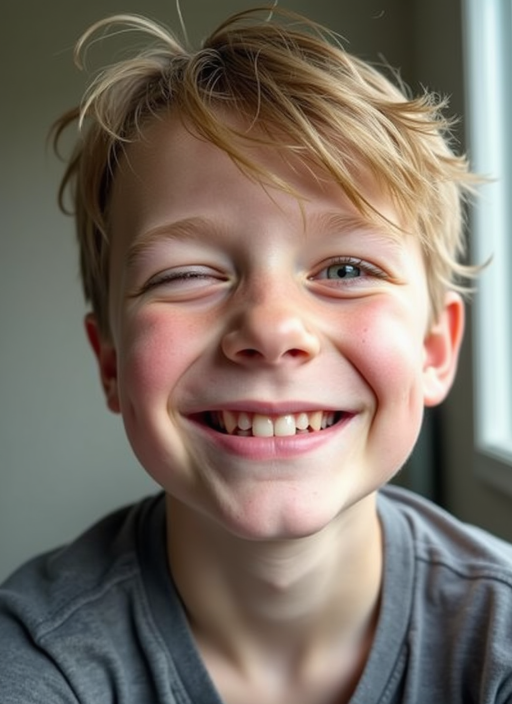
#> input picture store/appstore/faces/theo_4903.png, 1024 x 1408 px, given in place of alien_6901.png, which was not available (shown at 1/2 size)
$ python store_header.py
#> lines starting #> are read from the running program, lines starting #| are printed output that depends on the picture; after the words box and inside, x2 and y2 are one past the last pixel; in counts of white or black regions, pixels touching at a corner belong together
#!/usr/bin/env python3
"""Render the App Store "Header and Search Results" artwork for Mirror Booth.

    python3 tool/store_header.py [output folder]

  store/appstore_creative/header-3840x1646.png   product page header (21:9)
  store/appstore_creative/search-3840x2560.png   search results asset (3:2)

A wall of photo-booth prints made from the app's own pictures: the fictional
faces in store/appstore/faces/ (generate_faces.py), mirrored the way the app
mirrors, and the filtered faces in store/icon/candidates/, rendered by the
app's shaders. In the middle stand the three heroes of the first screenshot:
Lea as she is, flanked by her Left + Left and Right + Right faces.

No text, so one image serves every localization. Apple publishes the sizes,
not each device's crop: the header template marks a 1646x661 "Art Safe Area"
in the centre, so the heroes sit inside it and the wall around them may be
cut anywhere. The PNGs are RGB without alpha (Apple rejects alpha). Check the
result with Preview in App Store Connect before submitting.
"""
import math
import random
import sys
from pathlib import Path

from PIL import Image, ImageDraw, ImageFilter

ROOT = Path(__file__).resolve().parent.parent
FACES = ROOT / "store/appstore/faces"
FILTERED = ROOT / "store/icon/candidates"
OUT = Path(sys.argv[1]) if len(sys.argv) > 1 else ROOT / "store/appstore_creative"

# docs/ site palette, as in store/appstore/make_appstore_shots.py
BG_EDGE = (13, 10, 20)
BG_MID = (36, 24, 60)
BG_GLOW = (92, 56, 150)
ACCENT = (216, 180, 254)
PAPER = (250, 248, 252)

FACE_Y = 0.37  # eye line in the face files, where crops are centred
HERO = ("lea_4305.png", 0.500)  # en-US hero face and its midline

# Wall prints: (file, how). "orig" as generated, "left"/"right" mirrored from
# that half, anything else is a filtered face from FILTERED. Adults,
# characters and animals only; the two kid-looking faces stay out.
WALL = [
    ("face_bia_neon.png", "filtered"),
    ("cat_6101.png", "left"),
    ("rafa_4204.png", "right"),
    ("face_chibi_comic.png", "filtered"),
    ("kenji_7101.png", "left"),
    ("dog_6201.png", "right"),
    ("face_alien_thermal.png", "filtered"),
    ("nora_7003.png", "left"),
    ("bunny_6402.png", "orig"),
    ("ana_4102.png", "right"),
    ("face_comic_popArt.png", "filtered"),
    ("bear_6303.png", "left"),
    ("face_miko_glitch.png", "filtered"),
    ("fashiondoll_6501.png", "right"),
    ("face_cat_popArt.png", "filtered"),
    ("bia_4711.png", "left"),
    ("porcelain_6601.png", "right"),
    ("face_porcelain_oil.png", "filtered"),
    ("miko_5002.png", "orig"),
    ("rafa_4204.png", "left"),
    ("face_bunny_glow.png", "filtered"),
    ("comic_6811.png", "right"),
    ("chibi_6701.png", "left"),
    ("face_bia_mirror.png", "filtered"),
    ("alien_6901.png", "orig"),
    ("kenji_7101.png", "right"),
    ("face_cat_mirror.png", "filtered"),
    ("ana_4102.png", "left"),
    ("nora_7003.png", "right"),
]
MIDLINES = {"ana_4102.png": 0.487}  # the rest are centred

_cache = {}


def who(name):
    """The character in a file: face_cat_popArt.png and cat_6101.png -> cat."""
    return name.removeprefix("face_").split("_")[0]


def load(name):
    if name not in _cache:
        path = FACES / name if (FACES / name).exists() else FILTERED / name
        _cache[name] = Image.open(path).convert("RGB")
    return _cache[name]


def mirror(im, midline, keep_left):
    """Reflect one half of the face across its midline, as the app does."""
    cx = round(im.width * midline)
    half = min(cx, im.width - cx)
    box = (cx - half, 0, cx, im.height) if keep_left else (cx, 0, cx + half, im.height)
    part = im.crop(box)
    flipped = part.transpose(Image.FLIP_LEFT_RIGHT)
    out = Image.new("RGB", (half * 2, im.height))
    out.paste(part if keep_left else flipped, (0, 0))
    out.paste(flipped if keep_left else part, (half, 0))
    return out


def picture(name, how, midline=None):
    im = load(name)
    if how in ("left", "right"):
        im = mirror(im, midline or MIDLINES.get(name, 0.5), how == "left")
    return im


def cover(im, size, focus_y, zoom=1.0):
    """Scale to fill [size] (times [zoom]), eye line a little above the centre."""
    tw, th = size
    scale = max(tw / im.width, th / im.height) * zoom
    w, h = round(im.width * scale), round(im.height * scale)
    im = im.resize((w, h), Image.LANCZOS)
    x = (w - tw) // 2
    y = min(max(round(h * focus_y - th * 0.42), 0), h - th)
    return im.crop((x, y, x + tw, y + th))


def rounded(size, radius):
    mask = Image.new("L", size, 0)
    ImageDraw.Draw(mask).rounded_rectangle(
        [0, 0, size[0] - 1, size[1] - 1], radius=radius, fill=255)
    return mask


def print_card(im, w, focus_y=FACE_Y, axis=False, zoom=1.0):
    """A photo-booth print, RGBA: picture on white paper, 3:4."""
    h = round(w * 4 / 3)
    border = max(6, round(w * 0.045))
    card = Image.new("RGBA", (w, h), (0, 0, 0, 0))
    card.paste((*PAPER, 255), (0, 0), rounded((w, h), round(w * 0.07)))
    inner = (w - 2 * border, h - 2 * border)
    shot = cover(im, inner, focus_y, zoom)
    if axis:
        # The mirror axis the app draws: a dashed line down the midline.
        layer = Image.new("RGBA", inner, (0, 0, 0, 0))
        d = ImageDraw.Draw(layer)
        x = inner[0] / 2
        dash, lw = inner[1] / 34, max(3, round(w * 0.008))
        y = dash * 0.5
        while y < inner[1]:
            d.line([(x, y), (x, min(y + dash, inner[1]))],
                   fill=(255, 255, 255, 190), width=lw)
            y += dash * 2
        layer = Image.alpha_composite(
            layer.filter(ImageFilter.GaussianBlur(lw * 1.5)), layer)
        shot = Image.alpha_composite(shot.convert("RGBA"), layer).convert("RGB")
    card.paste(shot, (border, border), rounded(inner, round(w * 0.045)))
    return card


def place(canvas, card, centre, angle, shadow=(6, 2, 14, 150), glow=None):
    card = card.rotate(angle, resample=Image.BICUBIC, expand=True)
    x = round(centre[0] - card.width / 2)
    y = round(centre[1] - card.height / 2)
    blur = max(6, round(card.width * 0.035))
    pad = blur * 4
    alpha = card.getchannel("A")
    size = (card.width + 2 * pad, card.height + 2 * pad)
    if glow:
        a = Image.new("L", size, 0)
        a.paste(alpha.point(lambda v: v * glow[3] // 255), (pad, pad))
        halo = Image.new("RGBA", size, (*glow[:3], 0))
        halo.putalpha(a.filter(ImageFilter.GaussianBlur(blur * 2.2)))
        paste_clipped(canvas, halo, x - pad, y - pad)
    a = Image.new("L", size, 0)
    a.paste(alpha.point(lambda v: v * shadow[3] // 255), (pad, pad + blur))
    sh = Image.new("RGBA", size, (*shadow[:3], 0))
    sh.putalpha(a.filter(ImageFilter.GaussianBlur(blur)))
    paste_clipped(canvas, sh, x - pad, y - pad)
    paste_clipped(canvas, card, x, y)


def paste_clipped(canvas, layer, x, y):
    """alpha_composite that tolerates layers hanging off the canvas."""
    x0, y0 = max(x, 0), max(y, 0)
    x1, y1 = min(x + layer.width, canvas.width), min(y + layer.height, canvas.height)
    if x1 <= x0 or y1 <= y0:
        return
    part = layer.crop((x0 - x, y0 - y, x1 - x, y1 - y))
    canvas.alpha_composite(part, (x0, y0))


def background(w, h):
    """Radial glow from the centre: lavender-violet into the site's near-black."""
    small = (w // 8, h // 8)
    img = Image.new("RGB", small)
    px = img.load()
    cx, cy = small[0] / 2, small[1] / 2
    rx, ry = small[0] * 0.62, small[1] * 0.75
    for j in range(small[1]):
        for i in range(small[0]):
            d = min(1.0, math.hypot((i - cx) / rx, (j - cy) / ry))
            if d < 0.5:
                t = d / 0.5
                c = [a + (b - a) * t for a, b in zip(BG_GLOW, BG_MID)]
            else:
                t = (d - 0.5) / 0.5
                c = [a + (b - a) * t for a, b in zip(BG_MID, BG_EDGE)]
            px[i, j] = tuple(round(v) for v in c)
    return img.resize((w, h), Image.BICUBIC).filter(ImageFilter.GaussianBlur(8)) \
        .convert("RGBA")


def dim(card, amount):
    """Push a wall print back so the heroes read first."""
    rgb = card.convert("RGB")
    dark = Image.new("RGB", card.size, BG_EDGE)
    out = Image.blend(rgb, dark, amount).convert("RGBA")
    out.putalpha(card.getchannel("A"))
    return out


def render(w, h, hero_w, cell, gap, name, seed):
    canvas = background(w, h)
#> in background, `img = Image.new("RGB", small)`: img: PIL image 480x205 RGB; every value is 0
    hero_h = round(hero_w * 4 / 3)
    big_w = round(hero_w * 1.12)
    big_h = round(big_w * 4 / 3)
    row = big_w + 2 * hero_w + 2 * gap
    clear = ((w - row) / 2 - cell * 0.35, (h - big_h) / 2 - cell * 0.42,
             (w + row) / 2 + cell * 0.35, (h + big_h) / 2 + cell * 0.42)

    # The wall: staggered rows, a little jitter and tilt, nothing in the
    # band around the heroes.
    rnd = random.Random(seed)
    card_w = round(cell * 0.74)
    row_h = round(cell * 1.06)
    recent = []
    for r in range(-1, h // row_h + 2):
        for c in range(-1, w // cell + 2):
            x = c * cell + (cell // 2 if r % 2 else 0) + rnd.randint(-22, 22)
            y = r * row_h + row_h // 2 + rnd.randint(-22, 22)
            angle = rnd.uniform(-9, 9)
            if clear[0] < x < clear[2] and clear[1] < y < clear[3]:
                continue
            # A print whose face is not among the last row's worth used, so
            # neither side nor row neighbours show the same character.
            fname, how = rnd.choice([s for s in WALL if who(s[0]) not in recent])
            recent = (recent + [who(fname)])[-12:]
            filtered = how == "filtered"
            card = print_card(picture(fname, how), card_w,
                              0.5 if filtered else FACE_Y,
                              zoom=1.0 if filtered else 1.15)
#> in load, returned value is the input picture: PIL image 1024x1408 RGB; mean R, G, B 124.4, 112.8, 102.9
#> in print_card, `h = round(w * 4 / 3)`: h = 355
#> in print_card, `card = Image.new("RGBA", (w, h), (0, 0, 0, 0))`: card: PIL image 266x355 RGBA; every value is 0
#> in rounded, `mask = Image.new("L", size, 0)`: mask: PIL image 266x355 L; every value is 0
#> in rounded, `ImageDraw.Draw(mask).rounded_rectangle( [0, 0, size[0] - 1, size[1] - ..`:
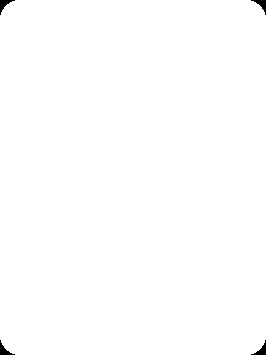
#> mask: PIL image 266x355 L; 99.7% white; 4 black regions, box (x1, y1, x2, y2) and area: (0, 0, 15, 15) 82, (251, 0, 266, 15) 82, (0, 340, 15, 355) 82, (251, 340, 266, 355) 82
#> in print_card, `inner = (w - 2 * border, h - 2 * border)`: inner = (242, 331)
#> in cover, `tw, th = size`: tw = 242; th = 331
#> in cover, `scale = max(tw / im.width, th / im.height) * zoom`: scale = 0.272
#> in cover, `w, h = round(im.width * scale), round(im.height * scale)`: w = 278; h = 383
#> in cover, `x = (w - tw) // 2`: x = 18
#> in cover, `y = min(max(round(h * focus_y - th * 0.42), 0), h - th)`: y = 3
#> in rounded (call 2), `mask = Image.new("L", size, 0)`: mask: PIL image 242x331 L; every value is 0
#> in rounded (call 2), `ImageDraw.Draw(mask).rounded_rectangle( [0, 0, size[0] - 1, size[1] - ..`: mask: PIL image 242x331 L; 99.8% white; 4 black regions, box (x1, y1, x2, y2) and area: (0, 0, 9, 9) 34, (233, 0, 242, 9) 34, (0, 322, 9, 331) 34, (233, 322, 242, 331) 34
            # Darker towards the edges, brighter towards the heroes.
            dist = math.hypot((x - w / 2) / (w / 2), (y - h / 2) / (h / 2))
            place(canvas, dim(card, min(0.55, 0.18 + 0.32 * dist)), (x, y), angle)
#> in dim, `dark = Image.new("RGB", card.size, BG_EDGE)`:
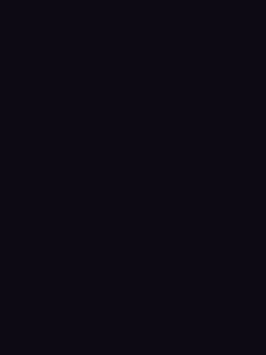
#> dark: PIL image 266x355 RGB; mean R, G, B 13, 10, 20
#> in dim, `out = Image.blend(rgb, dark, amount).convert("RGBA")`:
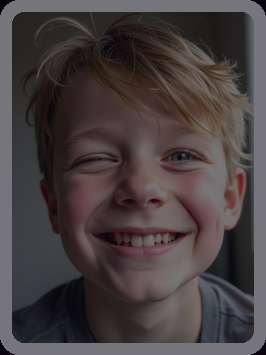
#> out: PIL image 266x355 RGBA; mean R, G, B, A 72.7, 64.3, 65.2, 255
#> in place, `card = card.rotate(angle, resample=Image.BICUBIC, expand=True)`:
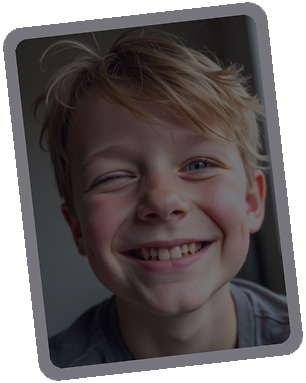
#> card: PIL image 306x383 RGBA; mean R, G, B, A 58.3, 51.5, 52.2, 204.7; transparent parts drawn white
#> in place, `x = round(centre[0] - card.width / 2)`: x = -327
#> in place, `y = round(centre[1] - card.height / 2)`: y = -370
#> in place, `alpha = card.getchannel("A")`:
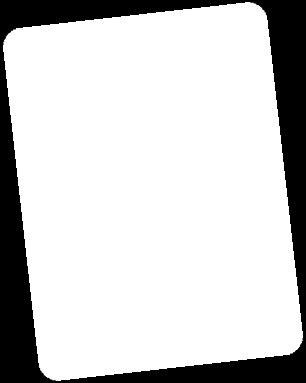
#> alpha: PIL image 306x383 L; min 0, max 255, mean 204.7
#> in place, `a = Image.new("L", size, 0)`: a: PIL image 394x471 L; every value is 0
#> in place, `a.paste(alpha.point(lambda v: v * shadow[3] // 255), (pad, pad + blur))`:
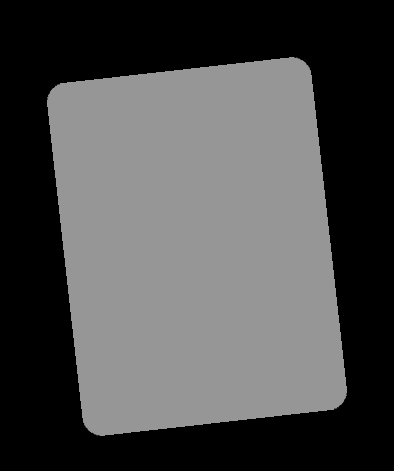
#> a: PIL image 394x471 L; min 0, max 150, mean 76.1
#> in place, `sh.putalpha(a.filter(ImageFilter.GaussianBlur(blur)))`:
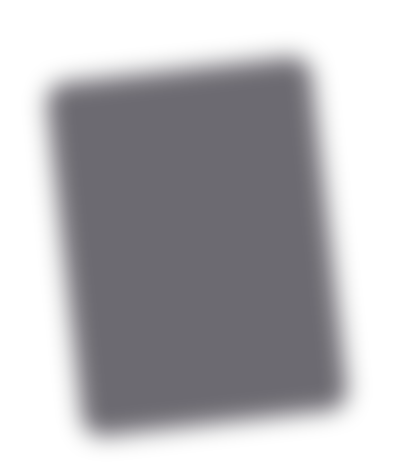
#> sh: PIL image 394x471 RGBA; mean R, G, B, A 6, 2, 14, 76.1; transparent parts drawn white

    # Heroes: Lea's Left + Left, Lea as she is (mirror axis drawn), Right + Right.
    face, midline = HERO
    left = print_card(picture(face, "left", midline), hero_w, zoom=1.4)
    right = print_card(picture(face, "right", midline), hero_w, zoom=1.4)
    orig = print_card(picture(face, "orig"), big_w, axis=True, zoom=1.4)
    cx, cy = w / 2, h / 2
    off = big_w / 2 + gap + hero_w / 2
    glow = (*ACCENT, 120)
    place(canvas, left, (cx - off, cy + hero_h * 0.03), -5,
          shadow=(4, 0, 10, 200), glow=glow)
    place(canvas, right, (cx + off, cy + hero_h * 0.03), 5,
          shadow=(4, 0, 10, 200), glow=glow)
    place(canvas, orig, (cx, cy), 0, shadow=(4, 0, 10, 220), glow=(*ACCENT, 150))

    OUT.mkdir(parents=True, exist_ok=True)
    path = OUT / name
    canvas.convert("RGB").save(path, "PNG", optimize=True)
    print(path)


# Header: the three heroes fit the 1646x661 safe area, tilt included.
#> (the run stopped early here; a loop or call above may not have finished)

$ run again, on store/appstore/faces/zoe_4803.png
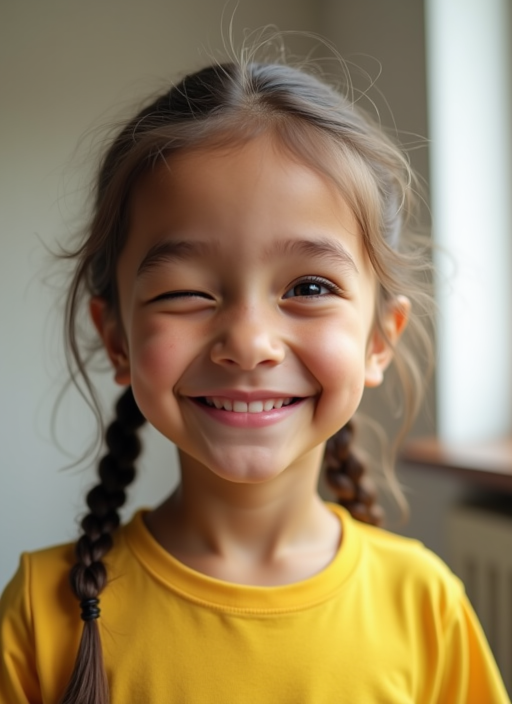
#> input picture store/appstore/faces/zoe_4803.png, 1024 x 1408 px, given in place of alien_6901.png, which was not available (shown at 1/2 size)
#> img: PIL image 480x205 RGB; every value is 0
#> in load, returned value is the input picture: PIL image 1024x1408 RGB; mean R, G, B 149.5, 128.3, 95.8
#> in print_card, `h = round(w * 4 / 3)`: h = 355
#> inner = (242, 331)
#> tw = 242; th = 331
#> scale = 0.272
#> in cover, `w, h = round(im.width * scale), round(im.height * scale)`: w = 278; h = 383
#> in cover, `x = (w - tw) // 2`: x = 18
#> in cover, `y = min(max(round(h * focus_y - th * 0.42), 0), h - th)`: y = 3
#> in dim, `out = Image.blend(rgb, dark, amount).convert("RGBA")`:
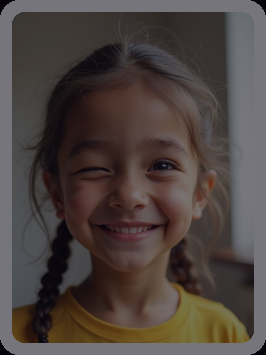
#> out: PIL image 266x355 RGBA; mean R, G, B, A 77.4, 67.6, 64.2, 255
#> in place, `card = card.rotate(angle, resample=Image.BICUBIC, expand=True)`:
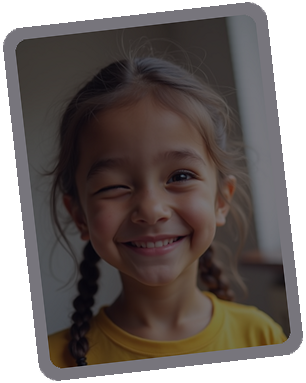
#> card: PIL image 306x383 RGBA; mean R, G, B, A 62, 54.2, 51.5, 204.7; transparent parts drawn white
#> in place, `x = round(centre[0] - card.width / 2)`: x = -327
#> in place, `y = round(centre[1] - card.height / 2)`: y = -370
